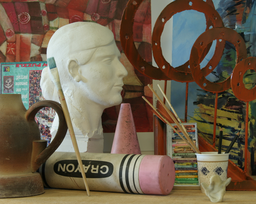
#> input picture p2_Stereo/input/pair1-L.png, 256 x 204 px, shrunk from 640 x 511 before the run
$ python test.py   (older library calls are emulated)
#> lines starting #> are read from the running program, lines starting #| are printed output that depends on the picture
#!/usr/bin/env python3
# -*- coding: utf-8 -*-
"""
Created on Fri Oct  5 12:55:36 2018

@author: jinzhao
"""
import numpy as np
import cv2
import os

L = cv2.imread(os.path.join('input', 'pair1-L.png'), 0) * (1.0 / 255.0)
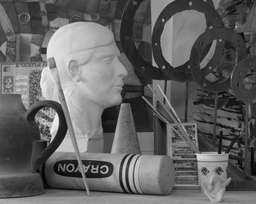
#> L: shape (204, 256) float64; min 0.00784, max 0.976, mean 0.382
R = cv2.imread(os.path.join('input', 'pair1-R.png'), 0) * (1.0 / 255.0)
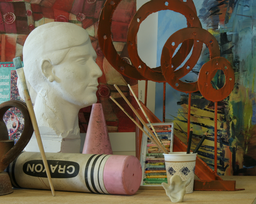
#> input picture p2_Stereo/input/pair1-R.png, 256 x 204 px, shrunk from 640 x 511 before the run
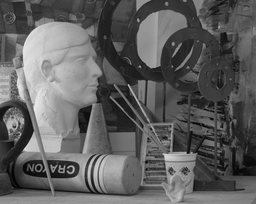
#> R: shape (204, 256) float64; min 0, max 0.933, mean 0.372
# TODO: Your code here
height, width = L.shape
#> height = 204; width = 256
D = np.zeros(L.shape)

win_size = 5
half_size = win_size // 2

disparity_size = 50
half_disp = disparity_size // 2

for row in range(half_size, height-half_size):
    for col in range(half_size, width-half_size):
        # 1.Get a template
        tpl = L[row-half_size:row+half_size+1, col-half_size:col+half_size+1].astype(np.float32)
        # 2.Localize the scan line
        region_col_min = max(col-half_disp, 0)
        region_col_max = min(col+half_disp+1, width)
        cor_region = R[row-half_size:row+half_size+1, :].astype(np.float32)
        # 3.Search for the best match along this scan line
        result = cv2.matchTemplate(cor_region, tpl, cv2.TM_SQDIFF_NORMED)
        min_val, max_val, min_loc, max_loc = cv2.minMaxLoc(result)

        D[row, col] = min_loc[0]+ half_size - col
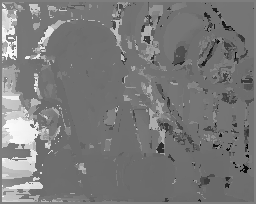
#> D: shape (204, 256) float64; min -246, max 251, mean -7.6; drawn with min black and max white

D_tmp = D[half_size:height-half_size, half_size:width-half_size]
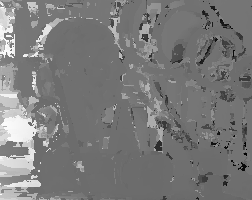
#> D_tmp: shape (200, 252) float64; min -246, max 251, mean -7.9; drawn with min black and max white
D_norm = cv2.normalize(D_tmp, D_tmp, alpha=0, beta=255, norm_type=cv2.NORM_MINMAX, dtype=cv2.CV_8U)
